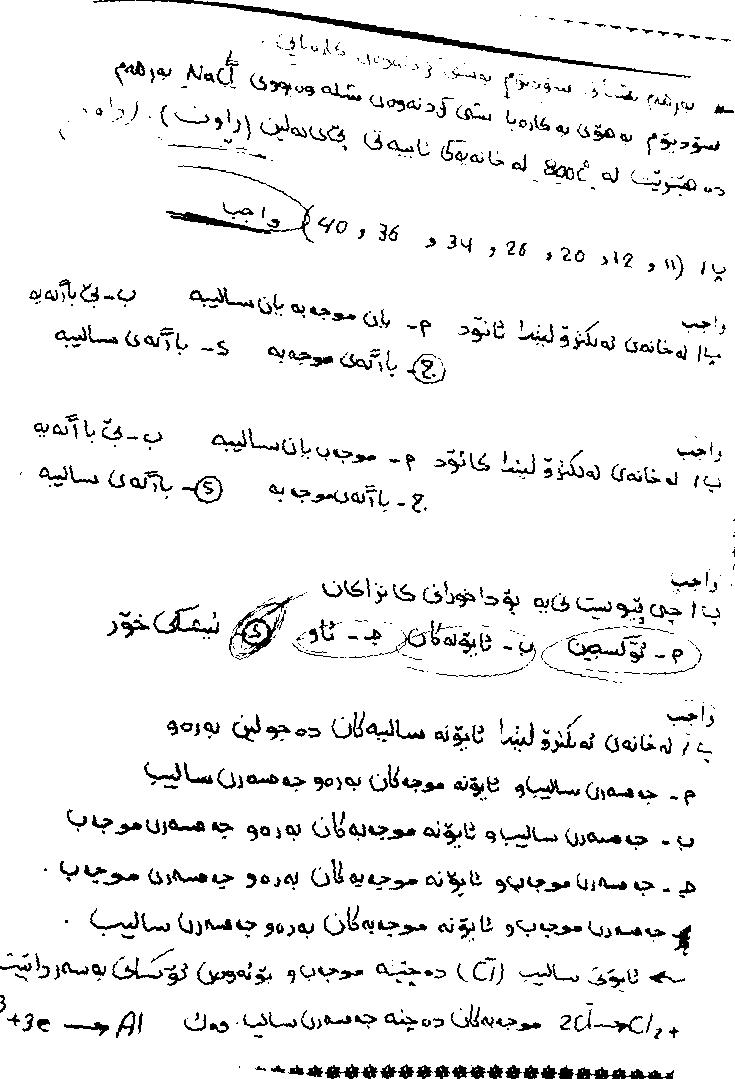
#> input picture raw images/1-p.jpg, 735 x 1079 px
$ python -i functions.py   (imports and definitions only)
#> lines starting #> are read from the running program, lines starting #| are printed output that depends on the picture; after the words box and inside, x2 and y2 are one past the last pixel; in counts of white or black regions, pixels touching at a corner belong together
from skimage.filters import gaussian, threshold_otsu
from skimage.feature import canny
from skimage.transform import probabilistic_hough_line, rotate
import numpy as np
import os
from skimage import io
from skimage import filters
from skimage import transform
from skimage import color
from skimage import viewer
from skimage import util


def deskew(image):
    # threshold to get rid of extraneous noise
    thresh = threshold_otsu(image)
    normalize = image > thresh
    # gaussian blur
    blur = gaussian(normalize, 3)
    # canny edges in scikit-image
    edges = canny(blur)
    # hough lines
    hough_lines = probabilistic_hough_line(edges)
    # hough lines returns a list of points, in the form ((x1, y1), (x2, y2))
    # representing line segments. the first step is to calculate the slopes of
    # these lines from their paired point values
    slopes = [
        (y2 - y1) / (x2 - x1) if (x2 - x1) else 0 for (x1, y1), (x2, y2) in hough_lines
    ]
    # it just so happens that this slope is also y where y = tan(theta), the angle
    # in a circle by which the line is offset
    rad_angles = [np.arctan(x) for x in slopes]
    # and we change to degrees for the rotation
    deg_angles = [np.degrees(x) for x in rad_angles]
    # which of these degree values is most common?
    histo = np.histogram(deg_angles, bins=180)
    # correcting for 'sideways' alignments
    rotation_number = histo[1][np.argmax(histo[0])]

    if rotation_number > 45:
        rotation_number = -(90 - rotation_number)
    elif rotation_number < -45:
        rotation_number = 90 - abs(rotation_number)
    return rotation_number


def preprocess(input_file, output_file):
    # imgPath = "./images/5-rotated.jpg"
#> called with input_file = '../../../../../raw images/1-p.jpg', output_file = 'out.png'
    imgPath = input_file
    img = io.imread(imgPath, as_gray=True)
#> img is the input picture: shape (1079, 735); min 0, max 255, mean 238.6
    # binarize input image and apply local theresould
    adaptiveThresh = filters.thresholding.threshold_sauvola(img, r=0.2)
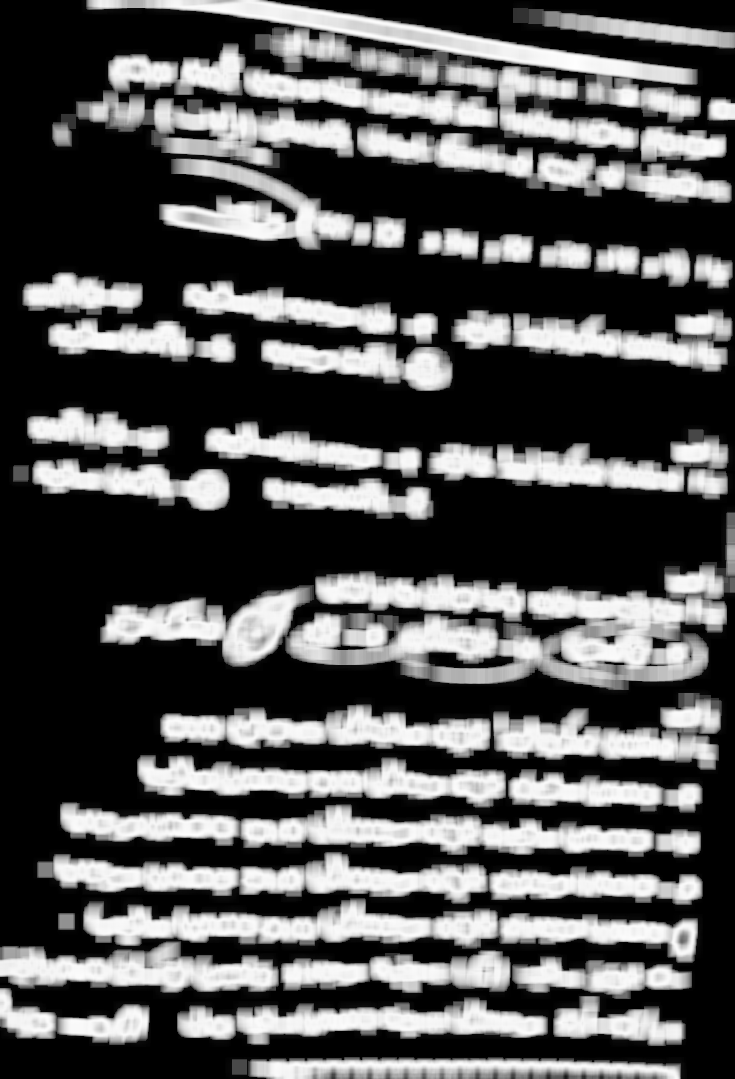
#> adaptiveThresh: shape (1079, 735) float64; min 204, max 21202.7, mean 7053.7; drawn with min black and max white
    binarizedImage = img >= adaptiveThresh
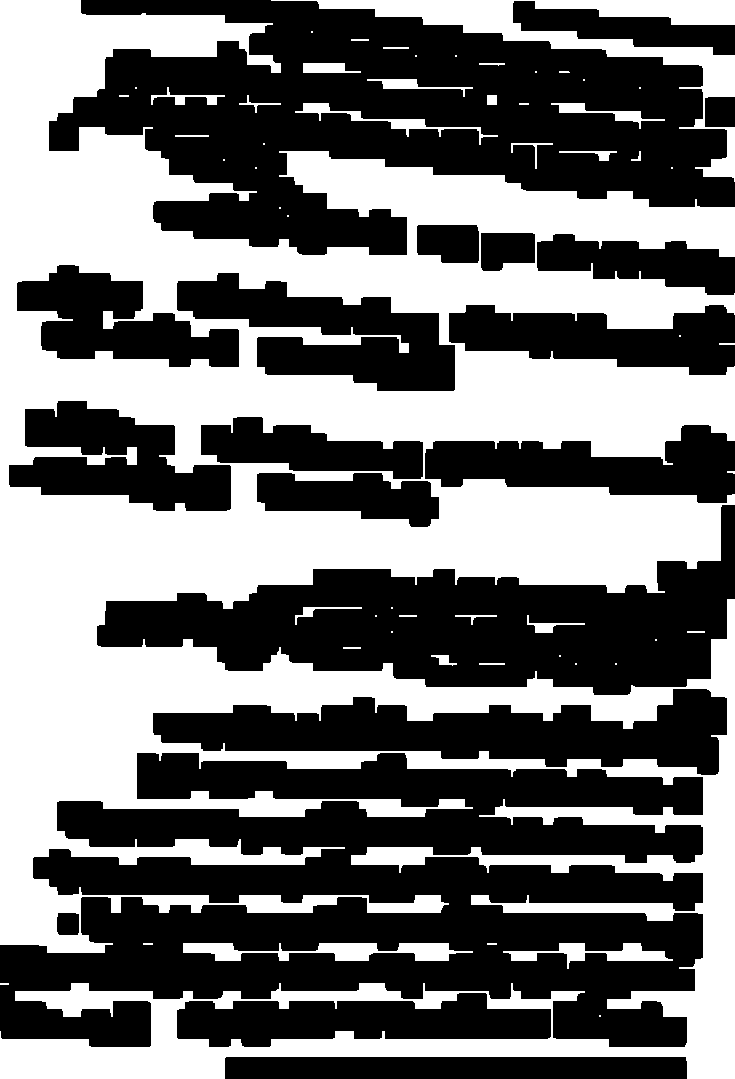
#> binarizedImage: shape (1079, 735) bool; 45% white; 56 white regions (24 under 20 px), largest, box (x1, y1, x2, y2) and area: (0, 0, 735, 1079) 335138, (271, 0, 735, 182) 12758, (183, 943, 473, 961) 2746

    # Fixing document skew
    rotationAngle = deskew(binarizedImage)
#> in deskew, `thresh = threshold_otsu(image)`: thresh = 0.00195
#> in deskew, `blur = gaussian(normalize, 3)`:
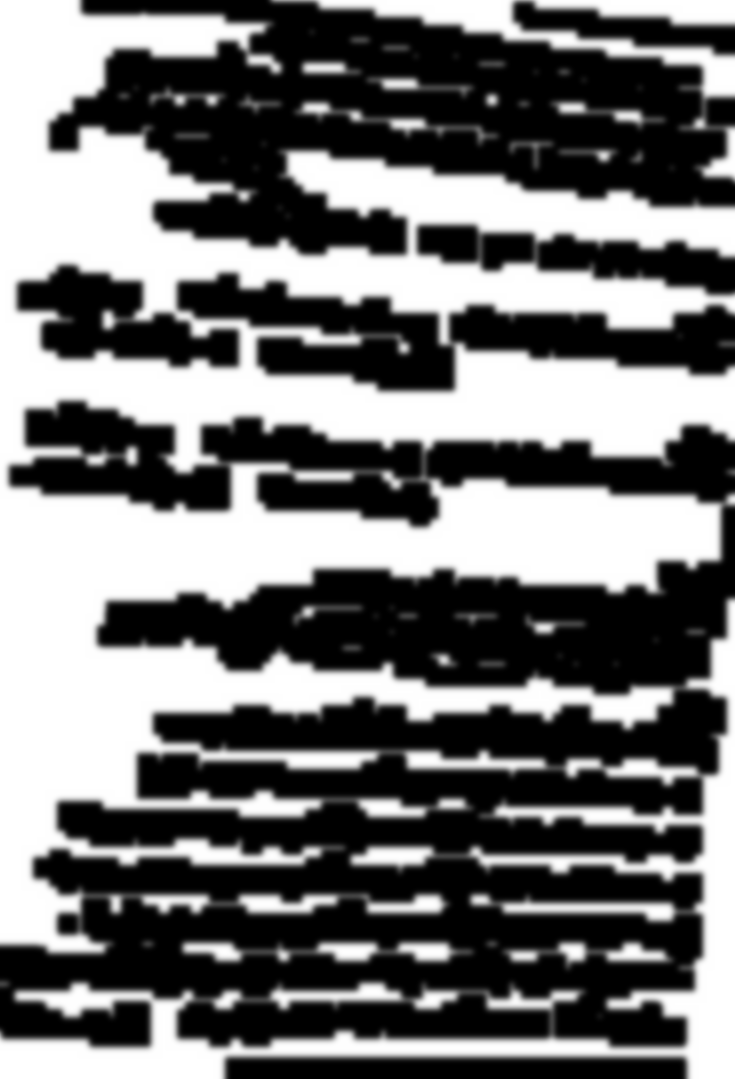
#> blur: shape (1079, 735) float64; min 0, max 1, mean 0.451
#> in deskew, `edges = canny(blur)`:
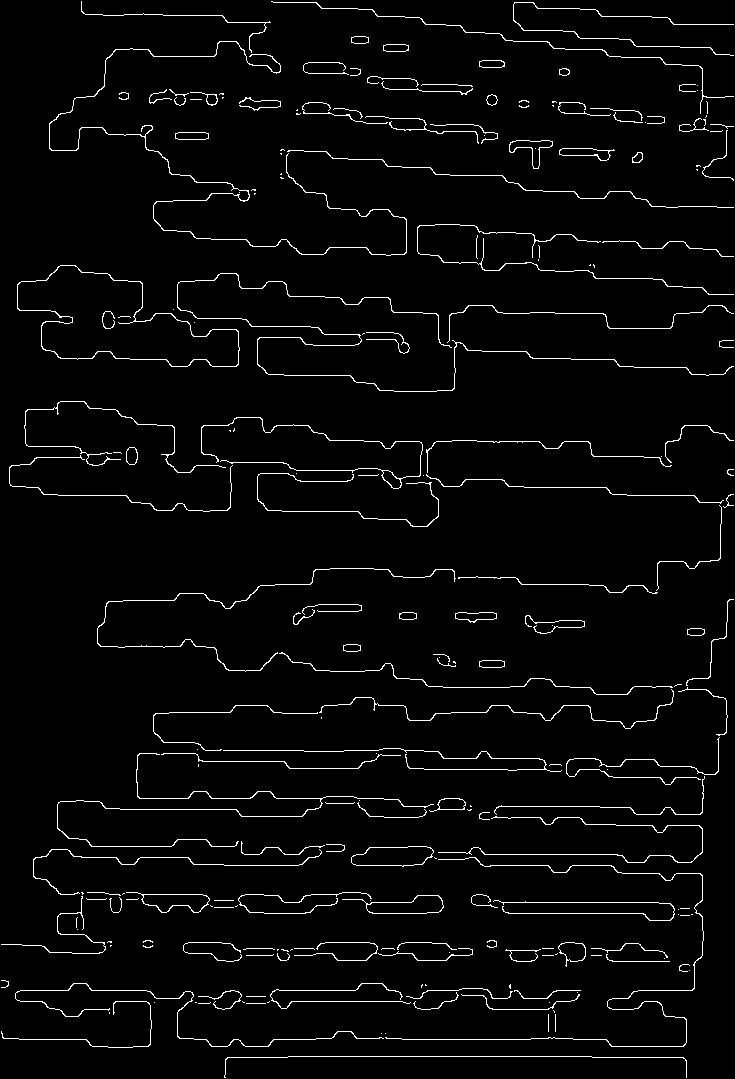
#> edges: shape (1079, 735) bool; 3.2% white in thin lines or dots
#> in deskew, `hough_lines = probabilistic_hough_line(edges)`: hough_lines = 88 items
#> in deskew, `slopes = [ (y2 - y1) / (x2 - x1) if (x2 - x1) else 0 for (x1, y1), (x2..`: slopes = 88 values, max 0.0755 at index 51, min -28 at index 83, mean -0.538
#> in deskew, `rad_angles = [np.arctan(x) for x in slopes]`: rad_angles = 88 values, max 0.0753 at index 51, min -1.54 at index 83, mean -0.0314
#> in deskew, `deg_angles = [np.degrees(x) for x in rad_angles]`: deg_angles = 88 values, max 4.32 at index 51, min -87.95 at index 83, mean -1.8
#> in deskew, `rotation_number = histo[1][np.argmax(histo[0])]`: rotation_number = -0.298
#> rotationAngle = -0.298
    fixedImage = transform.rotate(
        binarizedImage, rotationAngle, cval=1, mode="constant"
    )
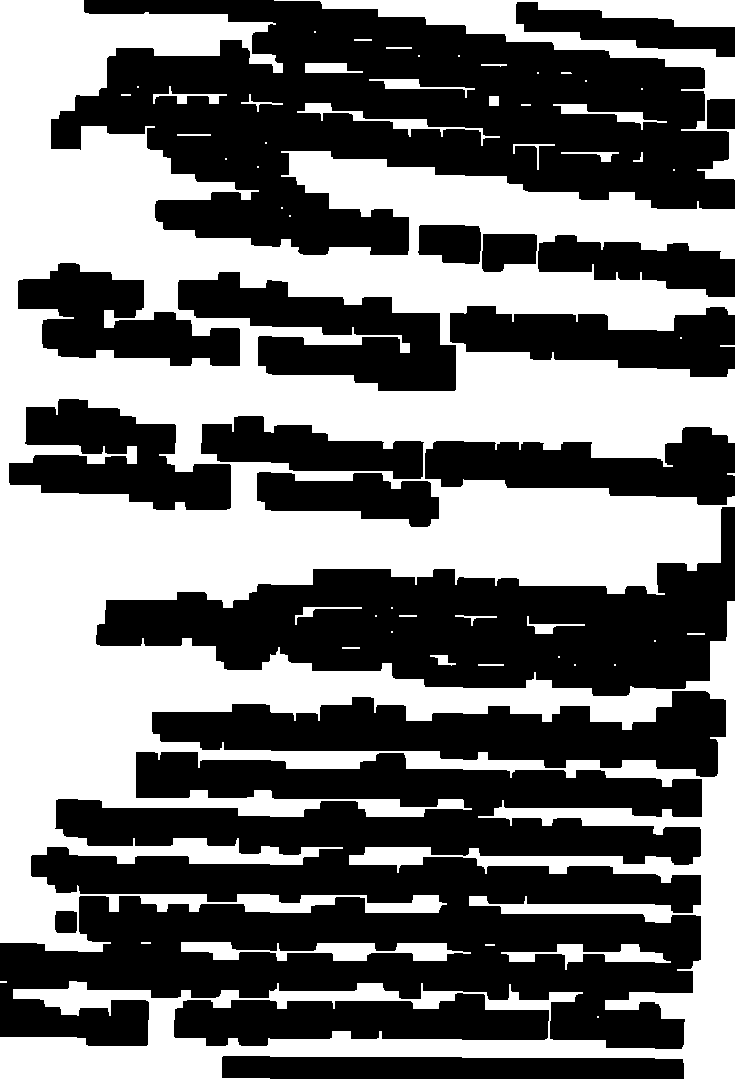
#> fixedImage: shape (1079, 735) bool; 45.2% white; 56 white regions (24 under 20 px), largest, box (x1, y1, x2, y2) and area: (0, 0, 735, 1079) 335985, (274, 0, 735, 180) 12838, (181, 942, 471, 961) 2746
    # finalImage = fixedImage * 255
    # vv = viewer.ImageViewer(binarizedImage)
    # vv.show()
    io.imsave(output_file, fixedImage)
    # io.imsave(output_file,util.dtype.img_as_ubyte(binarizedImage) )

>>> result = preprocess('../../../../../raw images/1-p.jpg', 'out.png')
